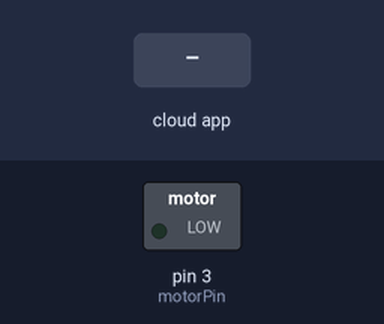
A sketch run on a simulated Arduino Uno, built with avr-gcc and run on an emulated ATmega328P. Parts: switched loads named in the sketch (green lamp = pin HIGH). Inputs (shaded band) come from the test bench.

Above: at 2.7 s.
2.8 s: the phone or cloud app sets 1 to 1
At 4.0 s:
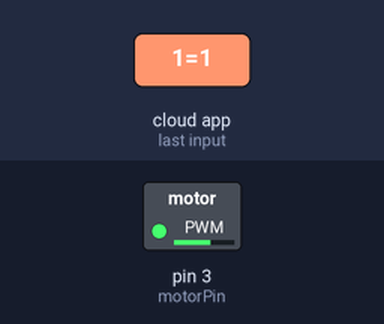
4.3 s: the phone or cloud app sets 1 to 0
At 5.0 s:
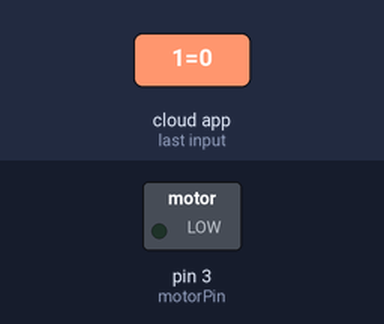
Timing chart, 0 to 7.3 s (numbered marks = the images above; inputs shaded):
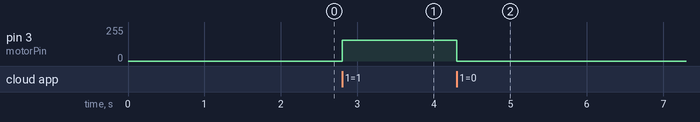

The sketch:

MotorSwitch.ino
```cpp
/*
Cayenne Motor Switch Actuator Example

This sketch shows how to set up a Motor Switch with Cayenne. The Arduino cannot
drive a motor because it does not output the needed current. As a result, in order
to make this example work, various electronic components are necessary to drive
the DC motor. To keep it simple, you will need an external power source, transistor (eg. PN2222),
diode (eg. 1N4001), and a 270 ohm resistor.

The Cayenne Library is required to run this sketch. If you have not already done so you can install it from the Arduino IDE Library Manager.

Steps:
1. In the Cayenne Dashboard add a Button using Custom Widget.
2. Select a virtual pin number.
3. Set VIRTUAL_PIN to the pin number you selected.
4. Set up your motor schematic and attach it to a PWM pin (3, 5, 6, 9, 10, and 11 on most Arduino boards).
5. Set the motorPin variable to the PWM pin number you selected.
6. Set the token variable to match the Arduino token from the Dashboard.
7. Compile and upload this sketch.
8. Once the Arduino connects to the Dashboard you can toggle the Motor switch.

We use the virtual pin to receive data from the dashboard to enable and disable the motor.
*/

#define CAYENNE_PRINT Serial  // Comment this out to disable prints and save space

// If you're not using the Ethernet W5100 shield, change this to match your connection type. See Communications examples.
#include <CayenneEthernet.h>

// Virtual Pin of the widget.
#define VIRTUAL_PIN V1

// Cayenne authentication token. This should be obtained from the Cayenne Dashboard.
char token[] = "AuthenticationToken";

// motor pin
int motorPin = 3;

void setup()
{
	Serial.begin(9600);
	Cayenne.begin(token);
}

//Enable or disable the motor based on value received on virtual pin.
CAYENNE_IN(VIRTUAL_PIN)
{
  int speed = 155;
  // read the integer value which should be 0 or 1
  int enabled = getValue.asInt();
  if (enabled == 1) {
    // turns on the motor at the specified speed
    analogWrite(motorPin, speed);
  } else {
    // turn motor off
    analogWrite(motorPin, 0);
  }
}

void loop()
{
	Cayenne.run();
}
```

Measured:
- after the input at 2.8 s, pin 3 (motorPin): 0/255 → 155/255 at once
- after the input at 4.3 s, pin 3 (motorPin): 155/255 → 0/255 at once
